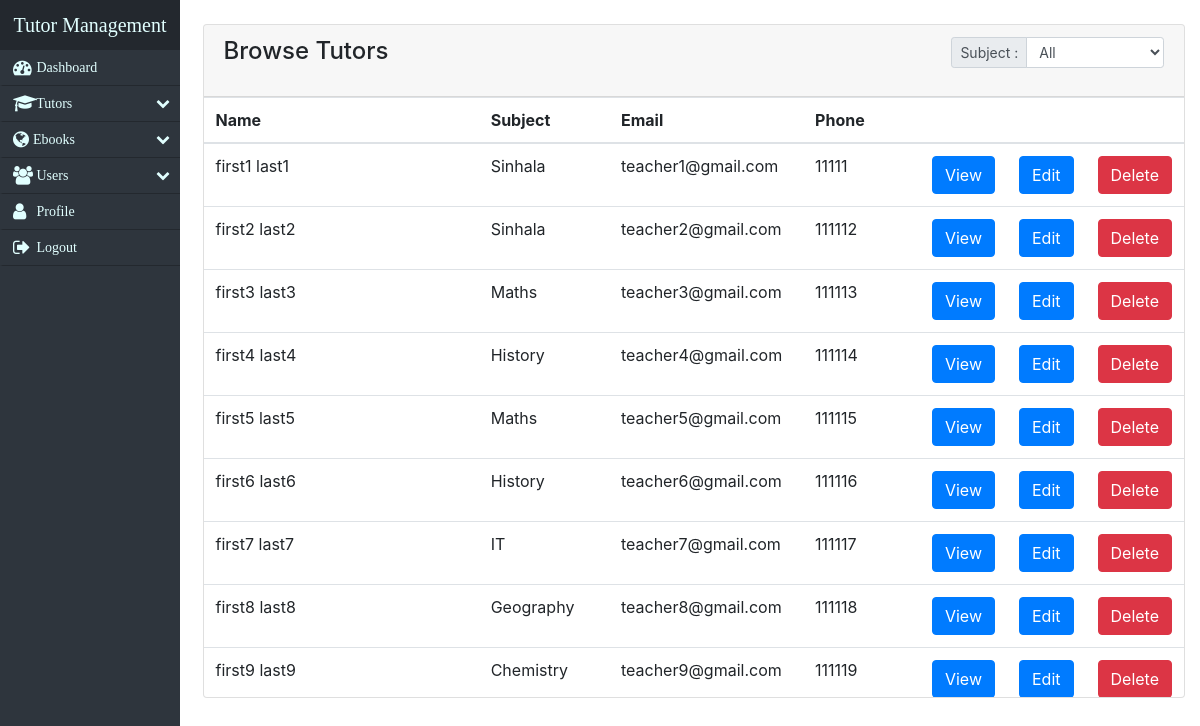
The app's page /viewTutors.php (signed in) with its own data.
### tables this page shows
CREATE TABLE Tutors(
    id INT NOT NULL AUTO_INCREMENT,
    lastName VARCHAR(50) NOT NULL,
    firstName VARCHAR(50),
    email VARCHAR(100) UNIQUE,
    phone VARCHAR(12) UNIQUE,
    subject VARCHAR(25),
    about VARCHAR(500),
    dp VARCHAR(100),

    PRIMARY KEY(id)
);

### viewTutors.php (the view, shortened to what this page needs)
<?php
include "php/functions.php";
$con = connect();
$subject = '%';
$query = $con->prepare("SELECT * FROM Tutors WHERE subject LIKE ?");
$query->bind_param("s", $subject);
$query->execute();
$result = $query->get_result();
$tutors = array();
while ($row = $result->fetch_assoc()) {
    array_push($tutors, $row);
}
function get($tutors)
{
    $role = $_SESSION['user']['role'];
    foreach ($tutors as $tutor) {
        $name = $tutor['firstName'] . " " . $tutor['lastName'];
        $subject = $tutor['subject'];
        $email = $tutor['email'];
        $phone = $tutor['phone'];
        $id = $tutor['id'];
        echo "
        <tr>
        <td>$name</td>
        <td>$subject</td>
        <td>$email</td>
        <td>$phone</td>";
        echo "<td><button onclick=\"location.href = 'viewTutorDetails.php?id=$id'\"  class=\"btn btn-primary\">View</button></td>";
        if (strcmp($role, "ADMIN") == 0) {
            echo "<td><button onclick=\"location.href = 'updateTutor.php?id=$id'\"  class=\"btn btn-primary\">Edit</button></td>";
        }
        if (strcmp($role, "ADMIN") == 0) {
            echo "<td><button onclick=\"location.href = 'php/deleteTutor.php?id=$id'\"  class=\"btn btn-danger\">Delete</button></td>";
        }
        echo "</tr>";
    }
}
?>
<html>
<head lang="en">
    <link rel="stylesheet" href="bootstrap/css/bootstrap.min.css" />
    <link rel="stylesheet" href="css/styles.css" />
</head>
<div class="container-fluid sidebar">
    <div class="row">
        <?php include "sideBar.php" ?>
        <div class="col-md-10">
            <br>
            <div class="card">
                <div class="card-header">
                    <div class="row">
                        <div class="col-md-9">
                            <h4>Browse Tutors</h4>
                        </div>
                        <div class="col-md-3 float-right">
                            <form name="search" id="search" method="GET">
                                <div class="input-group input-group-sm">
                                    <div class="input-group-prepend">
                                        <span class="input-group-text" id="inputGroup-sizing-sm">Subject : </span>
                                    </div>
                                    <select class="form-control" name="subjectSelect" id="subjectSelect" onchange="this.form.submit()">
                                        <option value="%" <?php dropDownValue($subject, "") ?>>All</option>
                                    </select>
                                </div>
                            </form>
                        </div>
                    </div>
                </div>
                <div class="card-body table-responsive p-0" style="height: 600px;">
                    <table class="table table-hover table-head-fixed text-nowrap">
                        <colgroup>
                            <col span="1" style="width: 40%;">
                            <col span="1" style="width: 15%;">
                            <col span="1" style="width: 20%;">
                            <col span="1" style="width: 15%;">
                            <col span="1" style="width: 5%;">
                            <col span="1" style="width: 5%;">
                        </colgroup>
                        <thead>
                            <tr>
                                <th scope="col">Name</th>
                                <th scope="col">Subject</th>
                                <th scope="col">Email</th>
                                <th scope="col">Phone</th>
                                <th scope="col"></th>
                                <?php
                                if (strcmp($role, "ADMIN") == 0) {
                                    echo "<th></th>";
                                }
                                if (strcmp($role, "ADMIN") == 0) {
                                    echo "<th></th>";
                                }
                                ?>
                            </tr>
                        </thead>
                        <tbody>
                            <?php get($tutors) ?>
                        </tbody>
                    </table>
                </div>
            </div>
        </div>
    </div>
</div>
</html>

### sideBar.php (shortened to what this page needs)
<?php
function sideBarContent()
{
    $role = $_SESSION["user"]["role"];
    if (strcmp($role, "ADMIN") == 0) {
        return <<<HTML
        <li data-toggle="collapse" data-target="#tutorsMenu">
            <a href="#"><i class="fa fa-graduation-cap fa-lg"></i><span class="arrow"> Tutors</span></a>
        </li>
        <ul class="sub-menu collapse" id="tutorsMenu">
            <li><a href="viewTutors.php">View Tutors</a></li>
            <li><a href="addTutors.php">Add Tutors</a></li>
        </ul>
        <li data-toggle="collapse" data-target="#ebooksMenu" class="collapsed">
            <a href="#"><i class="fa fa-globe fa-lg"></i>Ebooks<span class="arrow"></span></a>
        </li>
        <ul class="sub-menu collapse" id="ebooksMenu">
            <li><a href="viewEbooks.php">View Ebooks</a></li>
            <li><a href="addEbook.php">Add Ebooks</a></li>
        </ul>
        <li data-toggle="collapse" data-target="#usersMenu" class="collapsed">
            <a href="#"><i class="fa fa-users fa-lg"></i> Users<span class="arrow"></span></a>
        </li>
        <ul class="sub-menu collapse" id="usersMenu">
            <li><a href="viewUsers.php">View Users </a> </li>
            <li><a href="addUser.php">Add User</a></li>
        </ul>
        <li>
            <a href="profile.php">
                <i class="fa fa-user fa-lg"></i> Profile
            </a>
        </li>
HTML;
    }
}
?>
<link rel="stylesheet" href="https://cdnjs.cloudflare.com/ajax/libs/font-awesome/4.7.0/css/font-awesome.min.css">
<div class="col-md-2">
    <div class="nav-side-menu">
        <div class="brand">Tutor Management</div>
        <div class="menu-list">
            <ul id="menu-content" class="menu-content collapse out">
                <li>
                    <a href="index.php">
                        <i class="fa fa-dashboard fa-lg"></i> Dashboard
                    </a>
                </li>
                <?php echo sideBarContent() ?>
                <li>
                    <a href="login.php">
                        <i class="fa fa-sign-out fa-lg"></i> Logout
                    </a>
                </li>
            </ul>
        </div>
    </div>
</div>

### php/functions.php (shortened to what this page needs)
<?php
function dropDownValue($option, $status)
{
    if (strcmp($status, $option) == 0) {
        echo "selected";
    }
}

### css/styles.css (style rules this page uses)
.sidebar { float: left; padding-left: 0px; }
.nav-side-menu { overflow: auto; font-family: verdana; font-size: 14px; font-weight: 100; background-color: #2e353d; position: fixed; top: 0px; width: 15%; height: 100%; color: #e1ffff; }
.nav-side-menu .brand { background-color: #23282e; line-height: 50px; display: block; text-align: center; font-size: 20px; }
.nav-side-menu ul, .nav-side-menu li { list-style: none; padding: 0px; margin: 0px; line-height: 35px; cursor: pointer; }
.nav-side-menu ul :not(collapsed) .arrow:before, .nav-side-menu li :not(collapsed) .arrow:before { font-family: FontAwesome; content: "\f078"; display: inline-block; padding-left: 10px; padding-right: 10px; vertical-align: middle; float: right; }
.nav-side-menu li { padding-left: 0px; border-left: 3px solid #2e353d; border-bottom: 1px solid #23282e; }
.nav-side-menu li a { text-decoration: none; color: #e1ffff; }
.nav-side-menu li a i { padding-left: 10px; width: 20px; padding-right: 20px; }
@media (min-width: 767px) { .nav-side-menu .menu-list .menu-content { display: block; } }

### records on screen
tutors: name "first1 last1", subject "Sinhala", email "teacher1@gmail.com", phone "11111"
tutors: name "first2 last2", subject "Sinhala", email "teacher2@gmail.com", phone "111112"
tutors: name "first3 last3", subject "Maths", email "teacher3@gmail.com", phone "111113"
tutors: name "first4 last4", subject "History", email "teacher4@gmail.com", phone "111114"
tutors: name "first5 last5", subject "Maths", email "teacher5@gmail.com", phone "111115"
tutors: name "first6 last6", subject "History", email "teacher6@gmail.com", phone "111116"
tutors: name "first7 last7", subject "IT", email "teacher7@gmail.com", phone "111117"
tutors: name "first8 last8", subject "Geography", email "teacher8@gmail.com", phone "111118"
tutors: name "first9 last9", subject "Chemistry", email "teacher9@gmail.com", phone "111119"
